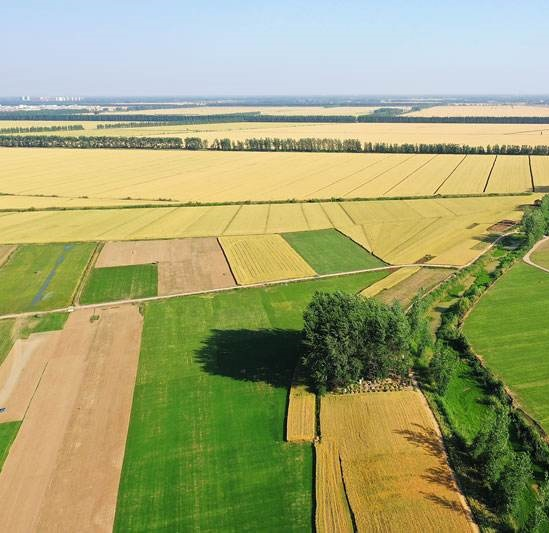
%> input picture mathematical modeling/数学建模实验 3 综合实践项目 2019081301026 张镕麒/image1Left.jpg, 549 x 533 px; the run also reads 2 pictures not shown here
$ octave Untitled11.m   (GNU Octave 9; MATLAB toolbox functions it lacks are replaced by stand-ins)
%> lines starting %> are read from the running program, lines starting %| are printed output that depends on the picture
### mathematical modeling/数学建模实验 3 综合实践项目 2019081301026 张镕麒/image_stitching.m
function [newImage]=image_stitching(input_A, input_B)
%> called with input_A = 'image1Left.jpg', input_B = 'image1Right.jpg'

% READ IMAGE, GET SIZE INFORMATION
image_A = imread(input_A);
%> image_A is the input picture: size 533x549x3 uint8; mean R, G, B 161.2, 163.5, 113.4
image_B = imread(input_B);
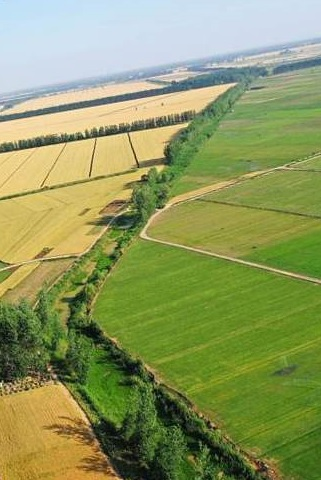
%> input picture mathematical modeling/数学建模实验 3 综合实践项目 2019081301026 张镕麒/image1Right.jpg, 321 x 480 px
%> image_B is the input picture: size 480x321x3 uint8; mean R, G, B 141.6, 152.6, 95.1

%%ROTATE THE IMAGE
tmp1=image_A(:,:,1);
tmp2=image_A(:,:,2);
tmp3=image_A(:,:,3);
%tmp1=tmp1';tmp2=tmp2';tmp3=tmp3';
B(:,:,1)=tmp1;
B(:,:,2)=tmp2;
B(:,:,3)=tmp3;
tmp1=image_B(:,:,1);
%> tmp1: size 480x321 uint8
tmp2=image_B(:,:,2);
%> tmp2: size 480x321 uint8
tmp3=image_B(:,:,3);
%> tmp3: size 480x321 uint8
% tmp1=tmp1';tmp2=tmp2';tmp3=tmp3';
A(:,:,1)=tmp1;
A(:,:,2)=tmp2;
A(:,:,3)=tmp3;
clear image_A image_B
image_A=A;
image_B=B;
subplot(1,3,1);
imshow(image_A);
subplot(1,3,2);
imshow(image_B);
[height_wrap, width_wrap,~] = size(image_A);
%> height_wrap = 480; width_wrap = 321
[height_unwrap, width_unwrap,~] = size(image_B);
%> height_unwrap = 533; width_unwrap = 549

% CONVERT TO GRAY SCALE
gray_A = im2double(rgb2gray(image_A));
gray_B = im2double(rgb2gray(image_B));

% FIND HARRIS CORNERS IN BOTH IMAGE
[x_A, y_A, v_A] = harris(gray_A, 2, 0.0, 2);
[x_B, y_B, v_B] = harris(gray_B, 2, 0.0, 2);

% ADAPTIVE NON-MAXIMAL SUPPRESSION (ANMS)
ncorners = 500;
[x_A, y_A, ~] = ada_nonmax_suppression(x_A, y_A, v_A, ncorners);
[x_B, y_B, ~] = ada_nonmax_suppression(x_B, y_B, v_B, ncorners);

% EXTRACT FEATURE DESCRIPTORS
sigma = 7;
[des_A] = getFeatureDescriptor(gray_A, x_A, y_A, sigma);
[des_B] = getFeatureDescriptor(gray_B, x_B, y_B, sigma);

% IMPLEMENT FEATURE MATCHING
dist = dist2(des_A,des_B);
[ord_dist, index] = sort(dist, 2);
% THE RATIO OF FIRST AND SECOND DISTANCE IS A BETTER CRETIA THAN DIRECTLY
% USING THE DISTANCE. RATIO LESS THAN .5 GIVES AN ACCEPTABLE ERROR RATE.
ratio = ord_dist(:,1)./ord_dist(:,2);
threshold = 0.5;
idx = ratio<threshold;

x_A = x_A(idx);
y_A = y_A(idx);
x_B = x_B(index(idx,1));
y_B = y_B(index(idx,1));
npoints = length(x_A);


% USE 4-POINT RANSAC TO COMPUTE A ROBUST HOMOGRAPHY ESTIMATE
% KEEP THE FIRST IMAGE UNWARPED, WARP THE SECOND TO THE FIRST
matcher_A = [y_A, x_A, ones(npoints,1)]'; %!!! previous x is y and y is x,
matcher_B = [y_B, x_B, ones(npoints,1)]'; %!!! so switch x and y here.
[hh, ~] = ransacfithomography(matcher_B, matcher_A, npoints, 10);


% USE INVERSE WARP METHOD
% DETERMINE THE SIZE OF THE WHOLE IMAGE
[newH, newW, newX, newY, xB, yB] = getNewSize(hh, height_wrap, width_wrap, height_unwrap, width_unwrap);

[X,Y] = meshgrid(1:width_wrap,1:height_wrap);
[XX,YY] = meshgrid(newX:newX+newW-1, newY:newY+newH-1);
AA = ones(3,newH*newW);
AA(1,:) = reshape(XX,1,newH*newW);
AA(2,:) = reshape(YY,1,newH*newW);

AA = hh*AA;
XX = reshape(AA(1,:)./AA(3,:), newH, newW);
YY = reshape(AA(2,:)./AA(3,:), newH, newW);

% INTERPOLATION, WARP IMAGE A INTO NEW IMAGE
newImage(:,:,1) = interp2(X, Y, double(image_A(:,:,1)), XX, YY);
newImage(:,:,2) = interp2(X, Y, double(image_A(:,:,2)), XX, YY);
newImage(:,:,3) = interp2(X, Y, double(image_A(:,:,3)), XX, YY);

% BLEND IMAGE BY CROSS DISSOLVE
[newImage] = blend(newImage, image_B, xB, yB);
subplot(1,3,3);
% DISPLAY IMAGE MOSIAC
imshow(uint8(newImage));

### mathematical modeling/数学建模实验 3 综合实践项目 2019081301026 张镕麒/harris.m
function [xp, yp, value] = harris(input_image, sigma,thd, r)
%> called with sigma = 2, thd = 0, r = 2
% Detect harris corner
% Input:
% sigma - standard deviation of smoothing Gaussian
% r - radius of region considered in non-maximal suppression
% Output:
% xp - x coordinates of harris corner points
% yp - y coordinates of harris corner points
% value - values of R at harris corner points

% CONVERT RGB IMAGE TO GRAY-SCALE, AND BLUR WITH G1 KERNEL
g1 = fspecial('gaussian', 7, 1);
gray_image = imfilter(input_image, g1);

% FILTER INPUT IMAGE WITH SOBEL KERNEL TO GET GRADIENT ON X AND Y
% ORIENTATION RESPECTIVELY
h = fspecial('sobel');
Ix = imfilter(gray_image,h,'replicate','same');
Iy = imfilter(gray_image,h','replicate','same');

% GENERATE GAUSSIAN FILTER OF SIZE 6*SIGMA (¡À 3SIGMA) AND OF MINIMUM SIZE 1x1
g = fspecial('gaussian',fix(6*sigma), sigma);

Ix2 = imfilter(Ix.^2, g, 'same').*(sigma^2);
Iy2 = imfilter(Iy.^2, g, 'same').*(sigma^2);
Ixy = imfilter(Ix.*Iy, g, 'same').*(sigma^2);

% HARRIS CORNER MEASURE
R = (Ix2.*Iy2 - Ixy.^2)./(Ix2 + Iy2 + eps);
% ANOTHER MEASUREMENT, USUALLY k IS BETWEEN 0.04 ~ 0.06
% response = (Ix2.*Iy2 - Ixy.^2) - k*(Ix2 + Iy2).^2;

% GET RID OF CORNERS WHICH IS CLOSE TO BORDER
R([1:20, end-20:end], :) = 0;
R(:,[1:20,end-20:end]) = 0;

% SUPRESS NON-MAX
d = 2*r+1;
localmax = ordfilt2(R,d^2,true(d));
R = R.*(and(R==localmax, R>thd));
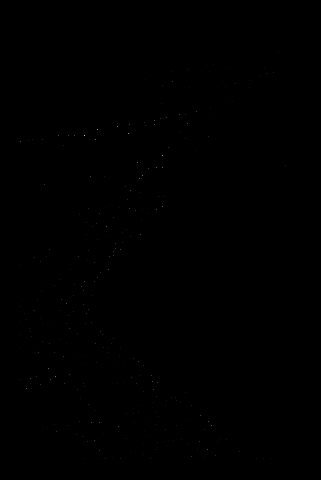
%> R: size 480x321 double; min 0, max 0.779, mean 0.000312

% RETURN X AND Y COORDINATES
[xp,yp,value] = find(R);
%> xp = 854 values from 21 to 459; yp = 854 values from 21 to 300; value = 854 values from 6.81e-06 to 0.779
%> in image_stitching, `[x_A, y_A, v_A] = harris(gray_A, 2, 0.0, 2);`: x_A = 854 values, max 459 at index 27, min 21 at index 39, mean 253.3; y_A = 854 values from 21 to 300; v_A = 854 values, max 0.779 at index 193, min 6.81e-06 at index 90, mean 0.0563
%> call 2 of harris, with sigma = 2, thd = 0, r = 2
%> in harris (call 2), `R = R.*(and(R==localmax, R>thd));`:
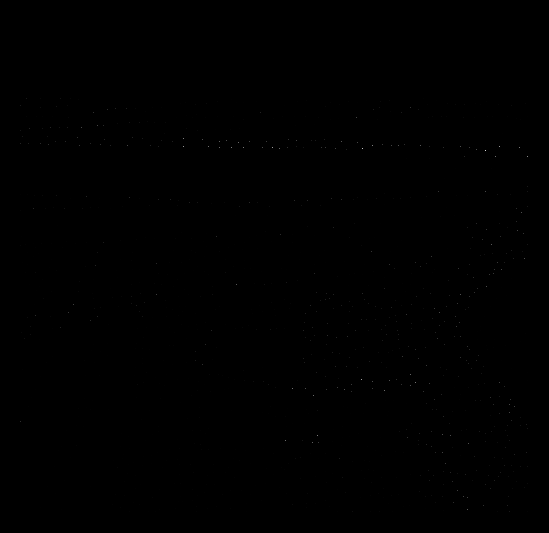
%> R: size 533x549 double; min 0, max 0.85, mean 0.000273
%> in harris (call 2), `[xp,yp,value] = find(R);`: xp = 2006 values from 21 to 512; yp = 2006 values from 21 to 528; value = 2006 values from 5.34e-32 to 0.85
%> in image_stitching, `[x_B, y_B, v_B] = harris(gray_B, 2, 0.0, 2);`: x_B = 2006 values, max 512 at index 215, min 21 at index 25, mean 236.4; y_B = 2006 values from 21 to 528; v_B = 2006 values, max 0.85 at index 1833, min 5.34e-32 at index 719, mean 0.0398

### mathematical modeling/数学建模实验 3 综合实践项目 2019081301026 张镕麒/ada_nonmax_suppression.m
function [newx, newy, newvalue] = ada_nonmax_suppression(xp, yp, value, n)
%> called with n = 500
% Adaptive non-maximun suppression
% For each Harris Corner point, the minimum suppression radius is the
% minimum distance from that point to a different point with a higher
% corner strength.
% Input:
% xp,yp - coordinates of harris corner points
% value - strength of suppression
% n - number of interesting points
% Output:
% newx, newy - new x and y coordinates after adaptive non-maximun suppression
% value - strength of suppression after adaptive non-maximun suppression

% ALLOCATE MEMORY
% newx = zeros(n,1);
% newy = zeros(n,1);
% newvalue = zeros(n,1);

if(length(xp) < n)
newx = xp;
newy = yp;
newvalue = value;
return;
end

radius = zeros(n,1);
c = .9;
maxvalue = max(value)*c;
%> maxvalue = 0.701
for i=1:length(xp)
if(value(i)>maxvalue)
radius(i) = 99999999;
continue;
else
dist = (xp-xp(i)).^2 + (yp-yp(i)).^2;
dist((value*c) < value(i)) = [];
radius(i) = sqrt(min(dist));
end
end
%> after the loop, dist = 486 values, max 206005 at index 1, min 100 at index 474, mean 77931; radius = 854 values, max 99999999 at index 193, min 3.61 at index 247, mean 117110.5

[~, index] = sort(radius,'descend');
%> index = 854 values, max 854 at index 519, min 1 at index 50, mean 427.5
index = index(1:n);
%> index = 500 values, max 848 at index 150, min 1 at index 50, mean 414.9

newx = xp(index);
%> newx = 500 values, max 459 at index 30, min 21 at index 149, mean 252
newy = yp(index);
%> newy = 500 values, max 300 at index 142, min 21 at index 13, mean 158.9
newvalue = value(index);
%> newvalue = 500 values, max 0.779 at index 1, min 3.9e-05 at index 197, mean 0.0651
%> in image_stitching, `[x_A, y_A, ~] = ada_nonmax_suppression(x_A, y_A, v_A, ncorners);`: x_A has the same summary as newx in ada_nonmax_suppression; y_A has the same summary as newy in ada_nonmax_suppression
%> in image_stitching, `[x_B, y_B, ~] = ada_nonmax_suppression(x_B, y_B, v_B, ncorners);`: x_B = 500 values, max 512 at index 79, min 21 at index 34, mean 216.5; y_B = 500 values, max 528 at index 111, min 21 at index 7, mean 291.2

### mathematical modeling/数学建模实验 3 综合实践项目 2019081301026 张镕麒/getFeatureDescriptor.m
function [descriptors] = getFeatureDescriptor(input_image, xp, yp, sigma)
%> called with sigma = 7
% Extract non-rotation invariant feature descriptors
% Input:
% input_image - input gray-scale image
% xx - x coordinates of potential feature points
% yy - y coordinates of potential feature points
% output:
% descriptors - array of descriptors

% FIRST BLUR WITH GAUSSIAN KERNEL
g = fspecial('gaussian', 5, sigma);
blurred_image = imfilter(input_image, g, 'replicate','same');

% THEN TAKE A 40x40 PIXEL WINDOW AND DOWNSAMPLE TO 8x8 PATCH
npoints = length(xp);
%> npoints = 500
descriptors = zeros(npoints,64);

for i = 1:npoints
%pA = imresize( blurred_image(xp(i)-20:xp(i)+19, yp(i)-20:yp(i)+19), .2);
patch = blurred_image(xp(i)-20:xp(i)+19, yp(i)-20:yp(i)+19);
patch = imresize(patch, .2);
descriptors(i,:) = reshape((patch - mean2(patch))./std2(patch), 1, 64);
end
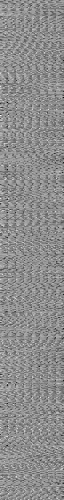
%> descriptors: size 500x64 double; min -6.32, max 5.06, mean 5.52e-18; drawn with min black and max white
%> call 2 of getFeatureDescriptor, with sigma = 7
%> after the loop in getFeatureDescriptor (call 2), `for i = 1:npoints`:
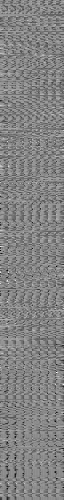
%> descriptors: size 500x64 double; min -5.93, max 5.59, mean -1.49e-18; drawn with min black and max white

### mathematical modeling/数学建模实验 3 综合实践项目 2019081301026 张镕麒/dist2.m
function n2 = dist2(x, c)
% DIST2	Calculates squared distance between two sets of points.
% Adapted from Netlab neural network software:
% http://www.ncrg.aston.ac.uk/netlab/index.php
%
%	Description
%	D = DIST2(X, C) takes two matrices of vectors and calculates the
%	squared Euclidean distance between them. Both matrices must be of
%	the same column dimension. If X has M rows and N columns, and C has
%	L rows and N columns, then the result has M rows and L columns. The
%	I, Jth entry is the squared distance from the Ith row of X to the
%	Jth row of C.
%
%
%	Copyright (c) Ian T Nabney (1996-2001)

[ndata, dimx] = size(x);
%> ndata = 500; dimx = 64
[ncentres, dimc] = size(c);
%> ncentres = 500; dimc = 64
if dimx ~= dimc
error('Data dimension does not match dimension of centres')
end

n2 = (ones(ncentres, 1) * sum((x.^2)', 1))' + ...
ones(ndata, 1) * sum((c.^2)',1) - ...
2.*(x*(c'));
%> in image_stitching, `[ord_dist, index] = sort(dist, 2);`:
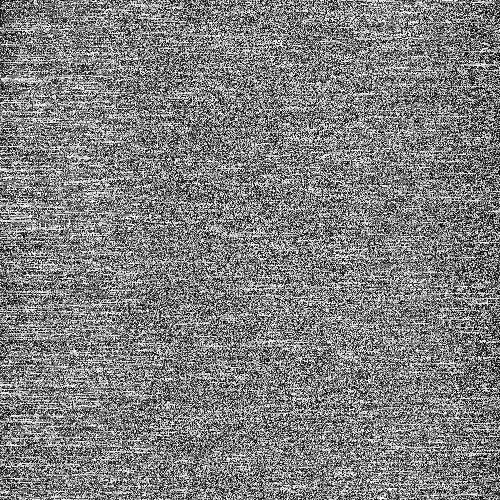
%> index: size 500x500 double; min 1, max 500, mean 250.5; drawn with min black and max white
%> in image_stitching, `ratio = ord_dist(:,1)./ord_dist(:,2);`: ratio = 500 values, max 1 at index 405, min 0.176 at index 165, mean 0.838
%> in image_stitching, `idx = ratio<threshold;`: idx = 500 logical values, 50 true
%> in image_stitching, `x_A = x_A(idx);`: x_A = 50 values, max 459 at index 14, min 23 at index 15, mean 319
%> in image_stitching, `y_A = y_A(idx);`: y_A = 50 values, max 192 at index 43, min 21 at index 28, mean 96.36
%> in image_stitching, `x_B = x_B(index(idx,1));`: x_B = 50 values, max 481 at index 14, min 43 at index 18, mean 332.8
%> in image_stitching, `y_B = y_B(index(idx,1));`: y_B = 50 values, max 528 at index 12, min 382 at index 24, mean 466.5

% Rounding errors occasionally cause negative entries in n2
if any(any(n2<0))
n2(n2<0) = 0;
end

### mathematical modeling/数学建模实验 3 综合实践项目 2019081301026 张镕麒/getHomographyMatrix.m
function [hh] = getHomographyMatrix(point_ref, point_src, npoints)
% Use corresponding points in both images to recover the parameters of the transformation
% Input:
% x_ref, x_src --- x coordinates of point correspondences
% y_ref, y_src --- y coordinates of point correspondences
% Output:
% h --- matrix of transformation

% NUMBER OF POINT CORRESPONDENCES
x_ref = point_ref(1,:)';
y_ref = point_ref(2,:)';
x_src = point_src(1,:)';
y_src = point_src(2,:)';

% COEFFICIENTS ON THE RIGHT SIDE OF LINEAR EQUATIONS
A = zeros(npoints*2,8);
A(1:2:end,1:3) = [x_ref, y_ref, ones(npoints,1)];
A(2:2:end,4:6) = [x_ref, y_ref, ones(npoints,1)];
A(1:2:end,7:8) = [-x_ref.*x_src, -y_ref.*x_src];
A(2:2:end,7:8) = [-x_ref.*y_src, -y_ref.*y_src];

% COEFFICIENT ON THE LEFT SIDE OF LINEAR EQUATIONS
B = [x_src, y_src];
B = reshape(B',npoints*2,1);

% SOLVE LINEAR EQUATIONS
h = A\B;

hh = [h(1),h(2),h(3);h(4),h(5),h(6);h(7),h(8),1];


### mathematical modeling/数学建模实验 3 综合实践项目 2019081301026 张镕麒/ransacfithomography.m
function [hh, inliers] = ransacfithomography(ref_P, dst_P, npoints, threshold);
%> called with npoints = 50, threshold = 10
% 4-point RANSAC fitting
% Input:
% matcher_A - match points from image A, a matrix of 3xN, the third row is 1
% matcher_B - match points from image B, a matrix of 3xN, the third row is 1
% thd - distance threshold
% npoints - number of samples
%
% 1. Randomly select minimal subset of points
% 2. Hypothesize a model
% 3. Computer error function
% 4. Select points consistent with model
% 5. Repeat hypothesize-and-verify loop


ninlier = 0;
fpoints = 8; %number of fitting points
for i=1:2000
rd = randi([1 npoints],1,fpoints);
pR = ref_P(:,rd);
pD = dst_P(:,rd);
h = getHomographyMatrix(pR,pD,fpoints);
rref_P = h*ref_P;
rref_P(1,:) = rref_P(1,:)./rref_P(3,:);
rref_P(2,:) = rref_P(2,:)./rref_P(3,:);
error = (rref_P(1,:) - dst_P(1,:)).^2 + (rref_P(2,:) - dst_P(2,:)).^2;
n = nnz(error<threshold);
if(n >= npoints*.95)
hh=h;
inliers = find(error<threshold);
pause();
break;
elseif(n>ninlier)
ninlier = n;
hh=h;
inliers = find(error<threshold);
end
end
%> this loop made 3 passes
%> (x_ref in getHomographyMatrix, y_ref in getHomographyMatrix, x_src in getHomographyMatrix, y_src in getHomographyMatrix, n, ninlier) on passes 1 to 2: ([515; 398; 407; 487; 438; 461; 443; 486], [455; 331; 315; 287; 339; 358; 453; 192], [192; 30; 35; 109; 70; 96; 95; 91], [457; 329; 311; 270; 329; 344; 441; 177], 21, 21), ([468; 522; 438; 521; 398; 457; 487; 522], [347; 213; 339; 44; 331; 327; 287; 213], [101; 131; 70; 100; 30; 87; 109; 131], [332; 191; 329; 23; 329; 314; 270; 191], 44, 44)
%> (x_ref in getHomographyMatrix, y_ref in getHomographyMatrix, x_src in getHomographyMatrix, y_src in getHomographyMatrix, h, n) on pass 3: ([518; 522; 486; 403; 480; 422; 382; 451], [231; 213; 192; 357; 432; 218; 456; 436], [130; 131; 91; 39; 127; 33; 36; 100], [209; 191; 177; 353; 414; 213; 453; 423], [0.947 0.171 -405; -0.184 0.96 75.73; -7.3e-05 1.43e-05 1], 48)
%> after the loop, inliers = 48 values from 1 to 49; rref_P = 50 columns, first 8: [56.19 84.83 118.8 138.7 67.39 99.7 91.69 106.6; 376.3 282.5 427.7 362.8 303.7 422.7 423 227.8; 0.975 0.971 0.972 0.969 0.972 0.973 0.974 0.968]
%> in image_stitching, `[hh, ~] = ransacfithomography(matcher_B, matcher_A, npoints, 10);`: hh = [0.947 0.171 -405; -0.184 0.96 75.73; -7.3e-05 1.43e-05 1]

### mathematical modeling/数学建模实验 3 综合实践项目 2019081301026 张镕麒/getNewSize.m
function [newH, newW, x1, y1, x2, y2] = getNewSize(transform, h2, w2, h1, w1)
%> called with h2 = 480, w2 = 321, h1 = 533, w1 = 549
% Calculate the size of new mosaic
% Input:
% transform - homography matrix
% h1 - height of the unwarped image
% w1 - width of the unwarped image
% h2 - height of the warped image
% w2 - height of the warped image
% Output:
% newH - height of the new image
% newW - width of the new image
% x1 - x coordate of lefttop corner of new image
% y1 - y coordate of lefttop corner of new image
% x2 - x coordate of lefttop corner of unwarped image
% y2 - y coordate of lefttop corner of unwarped image
%
% Yihua Zhao 02-02-2014
% zhyh8341@gmail.com
%

% CREATE MESH-GRID FOR THE WARPED IMAGE
[X,Y] = meshgrid(1:w2,1:h2);
AA = ones(3,h2*w2);
AA(1,:) = reshape(X,1,h2*w2);
AA(2,:) = reshape(Y,1,h2*w2);

% DETERMINE THE FOUR CORNER OF NEW IMAGE
newAA = transform\AA;
new_left = fix(min([1,min(newAA(1,:)./newAA(3,:))]));
%> new_left = 1
new_right = fix(max([w1,max(newAA(1,:)./newAA(3,:))]));
%> new_right = 736
new_top = fix(min([1,min(newAA(2,:)./newAA(3,:))]));
%> new_top = 1
new_bottom = fix(max([h1,max(newAA(2,:)./newAA(3,:))]));
%> new_bottom = 533

newH = new_bottom - new_top + 1;
%> newH = 533
newW = new_right - new_left + 1;
%> newW = 736
x1 = new_left;
%> x1 = 1
y1 = new_top;
%> y1 = 1
x2 = 2 - new_left;
%> x2 = 1
y2 = 2 - new_top;
%> y2 = 1
%> in image_stitching, `[newH, newW, newX, newY, xB, yB] = getNewSize(hh, height_wrap, width_w..`: newH = 533; newW = 736; newX = 1
%> in image_stitching, `newImage(:,:,1) = interp2(X, Y, double(image_A(:,:,1)), XX, YY);`:
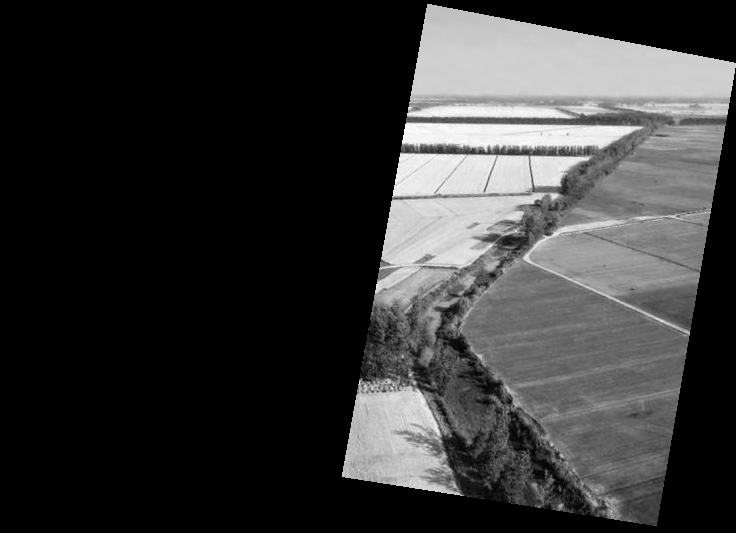
%> newImage: size 533x736 double; 61.59% of the values are NaN or infinite; the others: min 0.0643, max 255, mean 141.5; drawn with min black, max white, NaN and infinite black

### mathematical modeling/数学建模实验 3 综合实践项目 2019081301026 张镕麒/blend.m
function [newImage] = blend(warped_image, unwarped_image, x, y)
%> called with x = 1, y = 1
% Blend two image by using cross dissolve
% Input:
% warped_image - original image
% unwarped_image - the other image
% x - x coordinate of the lefttop corner of unwarped image
% y - y coordinate of the lefttop corner of unwarped image
% Output:
% newImage
%
% Yihua Zhao 02-02-2014
% zhyh8341@gmail.com
%


% MAKE MASKS FOR BOTH IMAGES
warped_image(isnan(warped_image))=0;
maskA = (warped_image(:,:,1)>0 |warped_image(:,:,2)>0 | warped_image(:,:,3)>0);
newImage = zeros(size(warped_image));
newImage(y:y+size(unwarped_image,1)-1, x: x+size(unwarped_image,2)-1,:) = unwarped_image;
mask = (newImage(:,:,1)>0 | newImage(:,:,2)>0 | newImage(:,:,3)>0);
mask = and(maskA, mask);

% GET THE OVERLAID REGION
[~,col] = find(mask);
%> col = 79836 values from 343 to 549
left = min(col);
%> left = 343
right = max(col);
%> right = 549
mask = ones(size(mask));
if( x<2)
mask(:,left:right) = repmat(linspace(0,1,right-left+1),size(mask,1),1);
else
mask(:,left:right) = repmat(linspace(1,0,right-left+1),size(mask,1),1);
end

% BLEND EACH CHANNEL
warped_image(:,:,:) = warped_image(:,:,:).*mask;

% REVERSE THE ALPHA VALUE
if( x<2)
mask(:,left:right) = repmat(linspace(1,0,right-left+1),size(mask,1),1);
else
mask(:,left:right) = repmat(linspace(0,1,right-left+1),size(mask,1),1);
end
newImage(:,:,1) = newImage(:,:,1).*mask;
newImage(:,:,2) = newImage(:,:,2).*mask;
newImage(:,:,3) = newImage(:,:,3).*mask;

newImage(:,:,1) = warped_image(:,:,1) + newImage(:,:,1);
newImage(:,:,2) = warped_image(:,:,2) + newImage(:,:,2);
newImage(:,:,3) = warped_image(:,:,3) + newImage(:,:,3);

### mathematical modeling/数学建模实验 3 综合实践项目 2019081301026 张镕麒/Untitled11.m
X=image_stitching('image1Left.jpg','image1Right.jpg');
imwrite(uint8(X),'X.jpg');

% [11 lines of commented-out code are left out]
J=image_stitching('I.jpg','H.jpg');
%> the loop in ransacfithomography (call 2), `for i=1:2000` made 2000 passes
%> (x_ref in getHomographyMatrix, y_ref in getHomographyMatrix, x_src in getHomographyMatrix, y_src in getHomographyMatrix, error, n, ninlier, inliers) on passes 1, 4: ([223; 669; 669; 467; 669; 467; 59; 223], [603; 629; 629; 746; 629; 746; 1589; 603], [458; 700; 700; 1660; 700; 1404; 1298; 458], [484; 445; 445; 252; 445; 249; 368; 484], [482033.5 41808.5 53995.4 0.104 0.145 0.512], 3, 3, [4 5 6]), ([223; 669; 467; 223; 59; 223; 59; 223], [603; 629; 746; 603; 1589; 603; 1589; 603], [458; 700; 868; 458; 1298; 458; 1298; 458], [484; 445; 338; 484; 368; 484; 368; 484], [1.75e-12 295217 634660 1.23e-15 1.23e-13 8.09e-15], 4, 4, [1 4 5 6])
%> (x_ref in getHomographyMatrix, y_ref in getHomographyMatrix, x_src in getHomographyMatrix, y_src in getHomographyMatrix, error, n) on passes 2, 3, 5: ([59; 467; 59; 59; 467; 467; 669; 467], [1589; 746; 1589; 1589; 746; 746; 629; 746], [1298; 1660; 1298; 1298; 868; 1660; 700; 1404], [368; 252; 368; 368; 338; 252; 445; 249], [454784.7 354895.8 562047.2 15584.5 1.45e-17 1.3e-16], 2), ([669; 467; 223; 467; 669; 59; 467; 467], [629; 746; 603; 746; 629; 1589; 746; 746], [700; 1404; 458; 1404; 700; 1298; 1660; 868], [445; 249; 484; 249; 445; 368; 252; 338], [1029110.3 772613 934975 1.18 0.352 3.22], 3), ([223; 223; 467; 223; 467; 223; 467; 467], [603; 603; 746; 603; 746; 603; 746; 746], [458; 458; 1660; 458; 1660; 458; 1404; 1404], [484; 484; 252; 484; 252; 484; 249; 249], [74729.4 613336 1079757.7 1.3e-13 1820230.6 688027.5], 1)
%> the run ends on the next line
